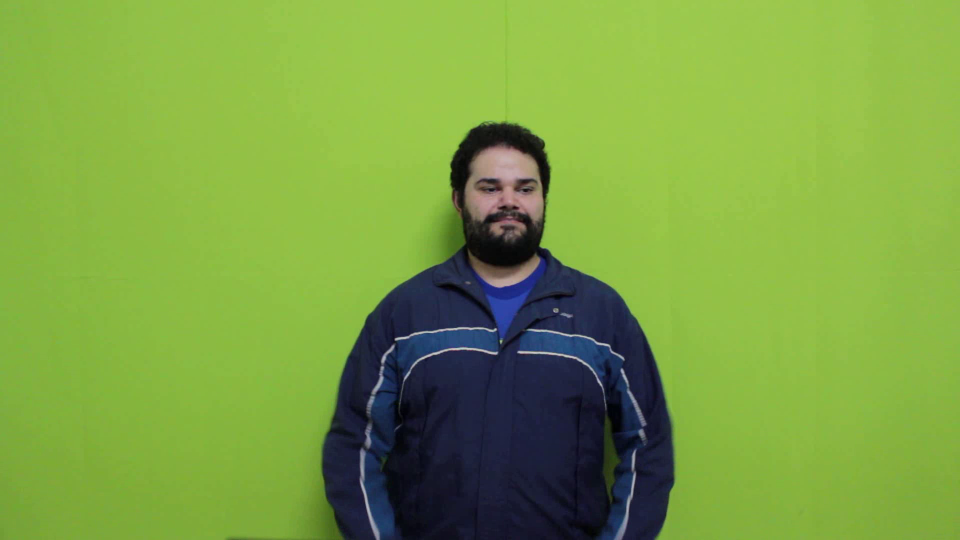
#> input picture frame 13 of 18SapoSinalizador01-2.avi, 1920 x 1080 px, given in place of vtes18SapoSinalizador01-2.avi, which was not available (shown at 1/2 size)
$ python temp8.py
#> lines starting #> are read from the running program, lines starting #| are printed output that depends on the picture
import numpy as np
import cv2


cap = cv2.VideoCapture('vtes18SapoSinalizador01-2.avi')
k=0
while(1):
    ret, frame = cap.read()
#> frame is the input picture: shape (1080, 1920, 3); mean B, G, R 66.7, 160.7, 123.2

    gray = cv2.cvtColor(frame, cv2.COLOR_BGR2GRAY)
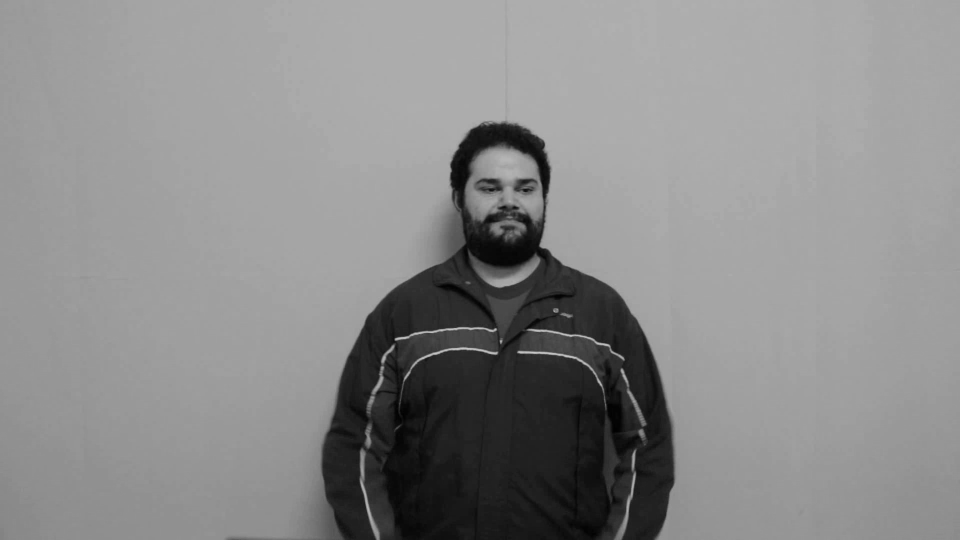
#> gray: shape (1080, 1920) (shown at 1/2 size); min 0, max 202, mean 138.7

    cv2.imshow('frame',gray)
    if cv2.waitKey(1) & 0xFF == ord('q'):
#> (key q is pressed here)
        break
    if (k==100):
      break
    k=k=1


cap.release()
cv2.destroyAllWindows()

$ run again, starting later in the video
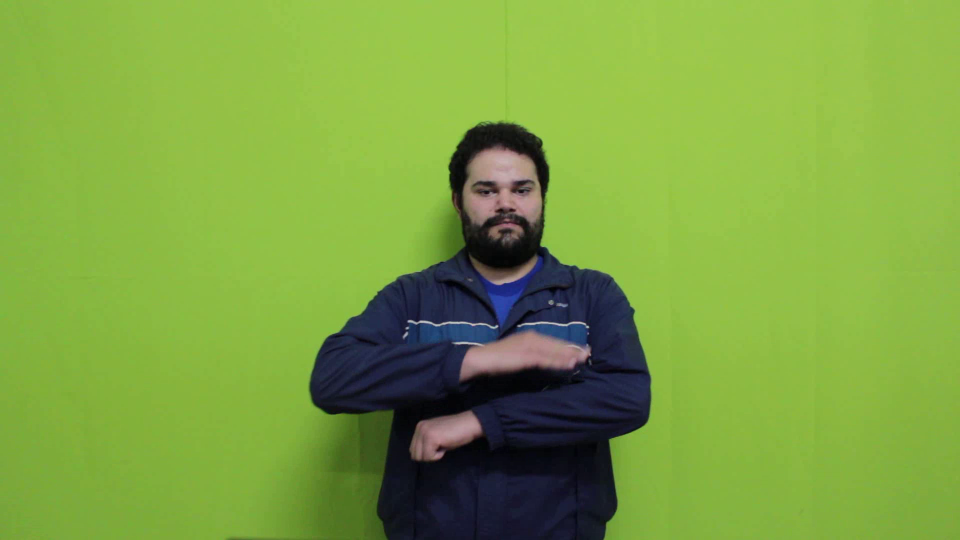
#> input picture frame 62 of 18SapoSinalizador01-2.avi, 1920 x 1080 px, given in place of vtes18SapoSinalizador01-2.avi, which was not available (shown at 1/2 size)
#> frame is the input picture: shape (1080, 1920, 3); mean B, G, R 65.4, 162.5, 125
#> `gray = cv2.cvtColor(frame, cv2.COLOR_BGR2GRAY)`:
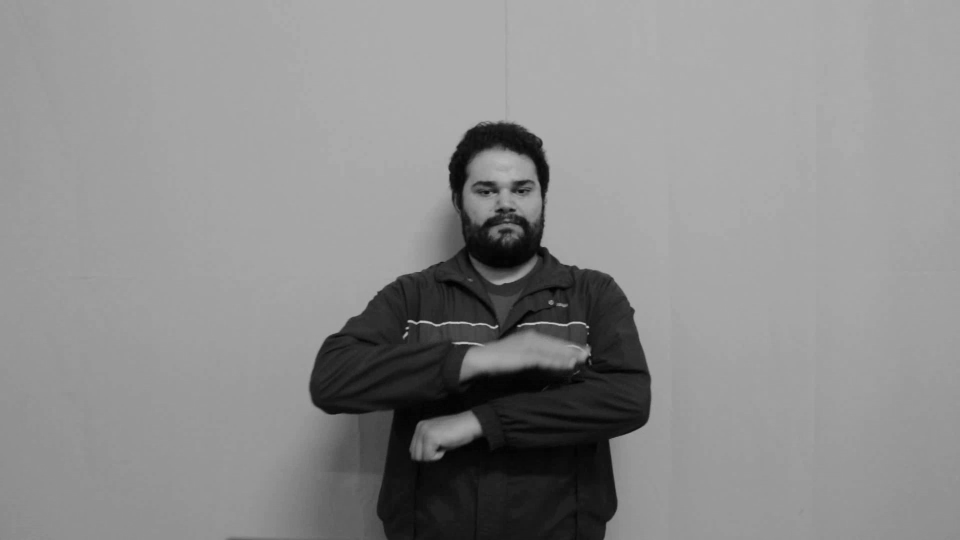
#> gray: shape (1080, 1920) (shown at 1/2 size); min 0, max 200, mean 140.2

$ run again, starting later in the video
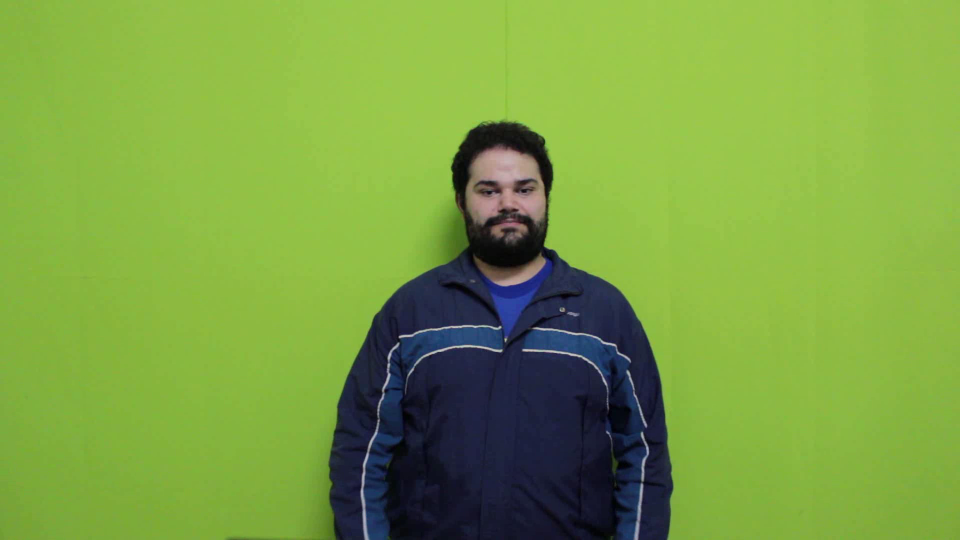
#> input picture frame 110 of 18SapoSinalizador01-2.avi, 1920 x 1080 px, given in place of vtes18SapoSinalizador01-2.avi, which was not available (shown at 1/2 size)
#> frame is the input picture: shape (1080, 1920, 3); mean B, G, R 66.7, 160.9, 123.3
#> `gray = cv2.cvtColor(frame, cv2.COLOR_BGR2GRAY)`:
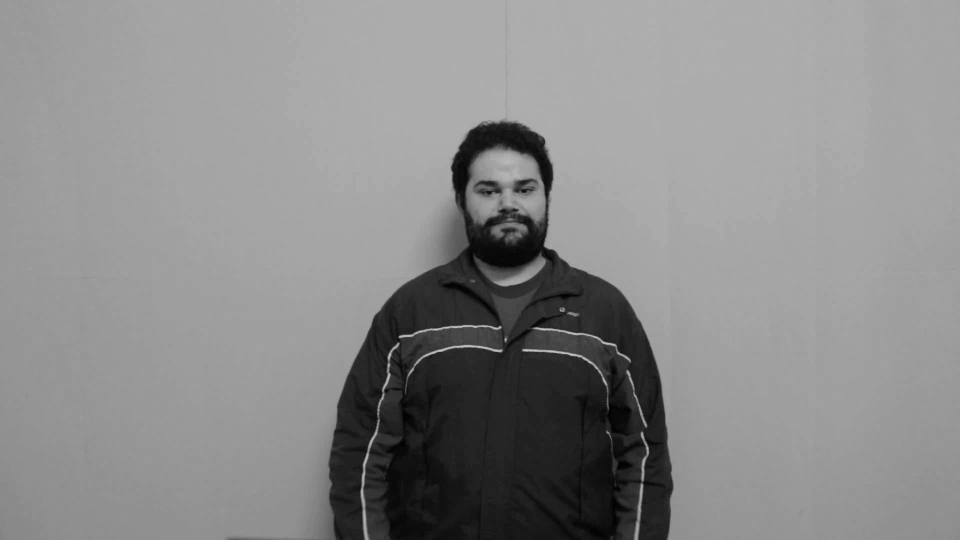
#> gray: shape (1080, 1920) (shown at 1/2 size); min 0, max 201, mean 138.9
